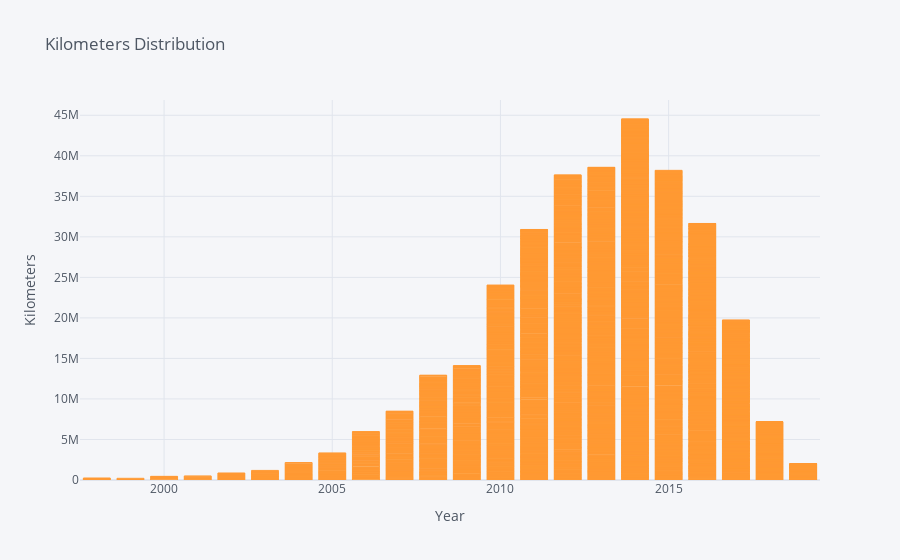

The code cell stored with this chart in its notebook:
### Code cell
temp_data =  data[data['Kilometers_Driven'] < 200000]
temp_data.iplot(kind='bar', x = 'Year', y = 'Kilometers_Driven',bins=25, title = 'Kilometers Distribution', xTitle = 'Year', yTitle = 'Kilometers')

### Figure 1 — Plotly figure (JSON) as saved in the notebook; plotly's stock layout.template omitted (floating-point values rounded to 4 significant figures; data arrays with more than 128 entries replaced by an {"elided": "..."} marker saying what was removed)
{"data": [{"marker": {"color": "rgba(255, 153, 51, 0.6)", "line": {"color": "rgba(255, 153, 51, 1.0)", "width": 1}}, "name": "Kilometers_Driven", "orientation": "v", "text": "", "type": "bar", "x": {"elided": "5811 int values"}, "y": {"elided": "5811 int values"}}], "layout": {"legend": {"bgcolor": "#F5F6F9", "font": {"color": "#4D5663"}}, "paper_bgcolor": "#F5F6F9", "plot_bgcolor": "#F5F6F9", "title": {"font": {"color": "#4D5663"}, "text": "Kilometers Distribution"}, "xaxis": {"gridcolor": "#E1E5ED", "showgrid": true, "tickfont": {"color": "#4D5663"}, "title": {"font": {"color": "#4D5663"}, "text": "Year"}, "zerolinecolor": "#E1E5ED"}, "yaxis": {"gridcolor": "#E1E5ED", "showgrid": true, "tickfont": {"color": "#4D5663"}, "title": {"font": {"color": "#4D5663"}, "text": "Kilometers"}, "zerolinecolor": "#E1E5ED"}}}
